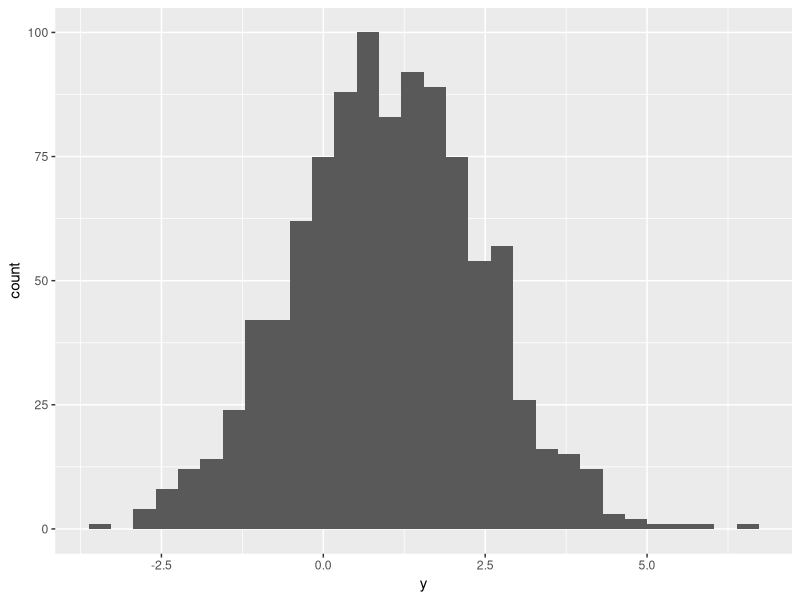

This chart was generated by the following R code:
## ---- chunk 1
library(tidyverse)
## ---- chunk 2
set.seed(1234)

plot_df = tibble(
  x = rnorm(1000, sd = .5),
  y = 1 + 2 * x + rnorm(1000)
)
## ---- chunk 3
ggplot(plot_df, aes(x = y)) + geom_histogram()
